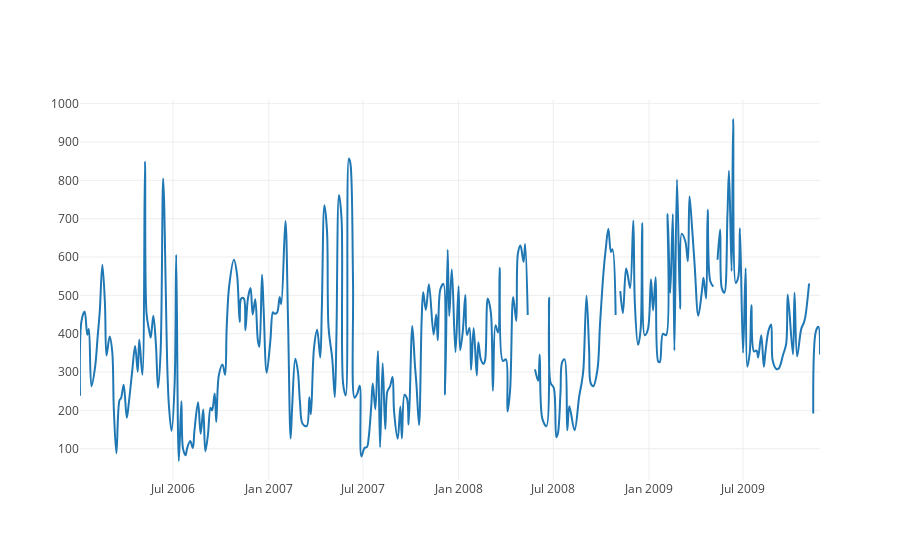

The code cell stored with this chart in its notebook:
### Code cell
import plotly as py
import plotly.graph_objs as go
import pandas as pd
from datetime import datetime
py.offline.init_notebook_mode(connected = True)
dataMaya = grouped.get_group('Siri Fort')
#layout = go.layout(
    #title = 'TIME SERIES GRAPH',
    #yaxis = dict(
    #   title = 'SPM'
    #),
    #xaxis = dict(
    #    title='TIME'
    #)
#)

trace = go.Scatter(
    y = dataMaya.SPM,
    x = dataMaya['Sampling Date'],
    mode = 'lines',
    name = 'Dataset',
    line = dict(
        shape = 'spline'
    )
)

data = go.Figure(data = [trace])

py.offline.iplot(data)

### Figure 1 — Plotly figure (JSON) as saved in the notebook; plotly's stock layout.template omitted (floating-point values rounded to 4 significant figures; data arrays with more than 128 entries replaced by an {"elided": "..."} marker saying what was removed)
{"data": [{"line": {"shape": "spline"}, "mode": "lines", "name": "Dataset", "type": "scatter", "uid": "28d59848-f678-4b96-840c-5e78eddd1a0f", "x": {"elided": "297 str values"}, "y": {"elided": "297 int values"}}], "layout": {}}
